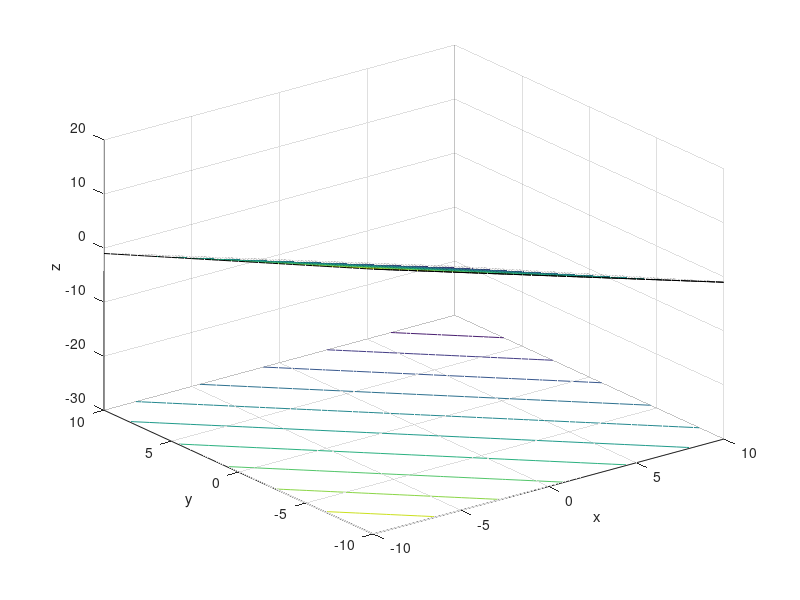

MATLAB code for this plot:
a= input('a=');
b= input('b=');
c= input('c=');
d= input('d=');
y= -10:0.5:10;
x= -10:0.5:10; 
[X,Y]=meshgrid(x,y);
Z=(-a*X-b*Y-d)/c;
figure
surfc(X,Y,Z)
xlabel('x');
ylabel('y');
zlabel('z');

